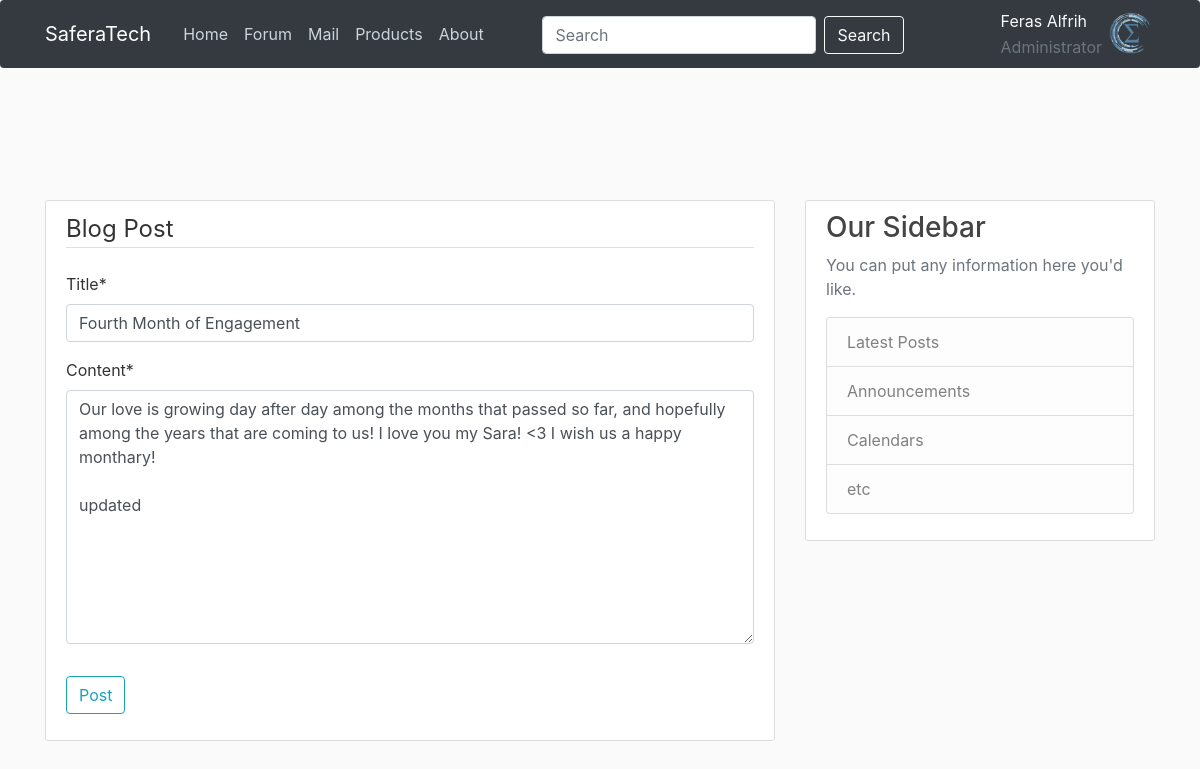
The page /blog/post/2/update/ (signed in) on the database its author committed.
### users/models.py (models this page shows, shortened)
class Profile(models.Model):
    user = models.OneToOneField(User, on_delete=models.CASCADE)
    image = models.ImageField(default='default.jpg', upload_to='profile_pics')

### blog/models.py (models this page shows, shortened)
class Post(models.Model):
    title = models.CharField(max_length=100)
    content = models.TextField()
    date_posted = models.DateTimeField(default=timezone.now)
    author = models.ForeignKey(User, on_delete=models.CASCADE)

### blog/views.py (the view, shortened to what this page needs)
# urls.py: path('post/<int:pk>/update/', PostUpdateView.as_view(), name='post-update'),
class PostUpdateView(LoginRequiredMixin, UserPassesTestMixin, UpdateView):
    model = Post
    fields = ['title', 'content']
    def test_func(self):
        post = self.get_object()
        if self.request.user == post.author:
            return True
        return False

### blog/templates/blog/post_form.html (shortened to what this page needs)
{% extends "blog/base.html" %}
{% load crispy_forms_tags %}
{% block content %}
    <div class="content-section">
        <form method="POST">
            <fieldset class="form-group">
                <legend class="border-bottom mb-4">Blog Post</legend>
                {{ form|crispy }}
            </fieldset>
            <div class="form-group">
                <button class="btn btn-outline-info" type="submit">Post</button>
            </div>
        </form>
    </div>
{% endblock content %}

### blog/templates/blog/base.html (shortened to what this page needs)
{% load static %}
<!DOCTYPE html>
<html>
<head>
    <link rel="stylesheet" href="https://maxcdn.bootstrapcdn.com/bootstrap/4.0.0/css/bootstrap.min.css">
    <link rel="stylesheet" type="text/css" href="{% static 'blog/main.css' %}">
</head>
<body>
    <header class="site-header">
      <nav class="navbar navbar-expand-md navbar-dark bg-dark rounded fixed-top">
        <div class="container">
          <a class="navbar-brand mr-4" href="{% url 'home' %}">SaferaTech</a>
          <div class="collapse navbar-collapse" id="navbarToggle">
            <div class="navbar-nav mr-auto">
              <a class="nav-item nav-link" href="{% url 'index' %}">Home</a>
              <a class="nav-item nav-link" href="{% url 'home' %}">Forum</a>
              <a class="nav-item nav-link" href="#">Mail</a>
              <a class="nav-item nav-link" href="#">Products</a>
              <a class="nav-item nav-link" href="{% url 'about' %}">About</a>
            </div>
            <div class="navbar-nav">
            <center>
             <div class=' mt-2 mr-5 nav-item'>
              <form class="form-inline my-2 my-lg-0" action='/search/' method='GET'>
                <input class="form-control mr-2" type="search" name="q" placeholder="Search" aria-label="Search" Required>
                <button class="btn btn-outline-light my-2 my-sm-0" type="submit">Search</button>
              </form>
            </div>
            </center>
            {% if user.is_authenticated %}
              <div class="dropdown ml-5 nav-item">
              <span  role="button" data-toggle="dropdown" id="prflimg" aria-haspopup="true" aria-expanded="false" style="width:75px">
              <table>
              <tr><td><a class="text-light">{{ user.first_name }} {{ user.last_name }}</a></td><td rowspan="2"><img class="rounded-circle dropdown-toggle"  width="50px"  height="50px" src="{{ user.profile.image.url }}"></td></tr>
              <tr><td><a class="text-secondary">{{ user.username }}</a></td></tr>
              </table>
              </span>
              </div>
            {% else %}
            <div class= 'ml-5'>
              <a class="nav-item nav-link" href="{% url 'login' %} ">Login</a>
              <a class="nav-item nav-link" href="{% url 'register' %} ">Register</a>
              </div>
            {% endif %}
            </div>
          </div>
        </div>
      </nav>
    </header>
    <br/><br/><br/><br/><br/>
    <main role="main" class="container">
      <div class="row">
        <div class="col-md-8">
          {% block content %}{% endblock %}
        </div><br><br>
        <div class="col-md-4">
          <div class="content-section">
            <h3>Our Sidebar</h3>
            <p class='text-muted'>You can put any information here you'd like.
              <ul class="list-group">
                <li class="list-group-item list-group-item-light">Latest Posts</li>
                <li class="list-group-item list-group-item-light">Announcements</li>
                <li class="list-group-item list-group-item-light">Calendars</li>
                <li class="list-group-item list-group-item-light">etc</li>
              </ul>
            </p>
          </div>
        </div>
      </div>
    </main>
</body>
</html>

### static/blog/main.css (style rules this page uses)
body { background: #fafafa; color: #333333; margin-top: 5rem; }
h1, h2, h3, h4, h5, h6 { color: #444444; }
ul { margin: 0; }
.site-header .navbar-nav .nav-link { color: #cbd5db; }
.content-section { background: #ffffff; padding: 10px 20px; border: 1px solid #dddddd; border-radius: 3px; margin-bottom: 20px; }

### rows shown on the page
Post: title "Fourth Month of Engagement", content "Our love is growing day after day among the months that passed so far, and hopefully among the years that are coming to us! I love you my Sara! <3 I wish us a happy monthary! updated"

### other values the page prints
{{ user.first_name }} "Feras"
{{ user.last_name }} "Alfrih"
{{ user.username }} "Administrator"
